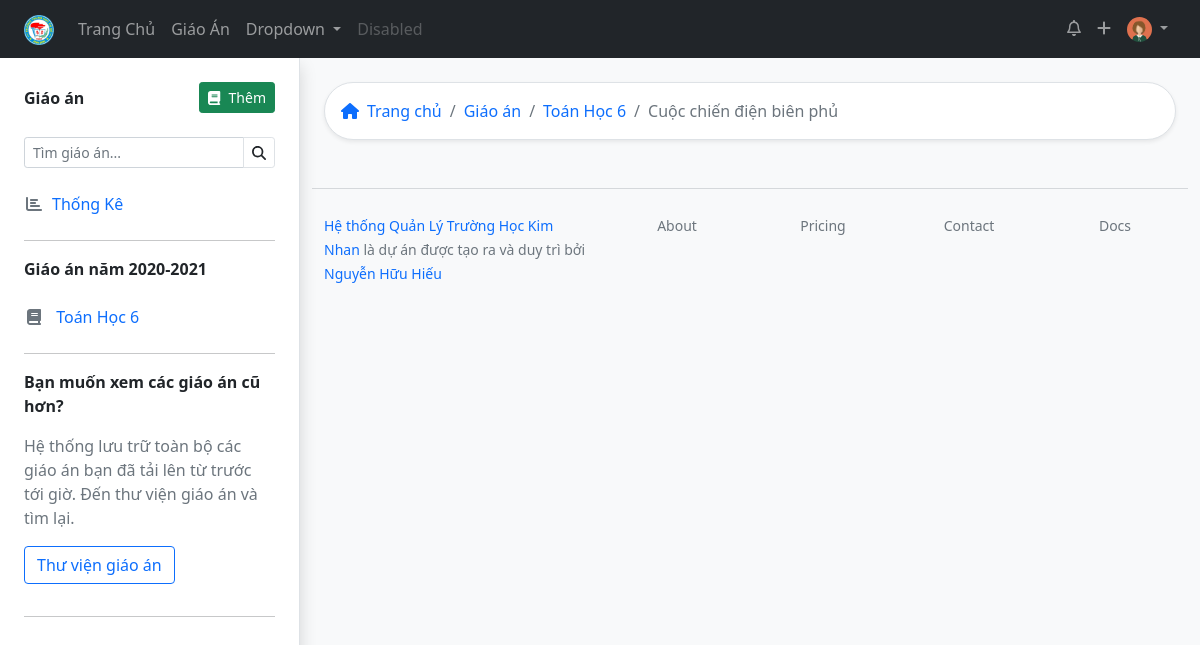
The app's page /lesson/2/ (signed in) with its own data.
### lessonmanagement/models.py (models this page shows, shortened)
class Teacher(models.Model):
    user = models.OneToOneField(User, on_delete=models.SET_NULL, blank=True, null=True, verbose_name="Tài khoản đăng nhập", help_text="Tài khoản đăng nhập viết liền không dấu. Ví dụ: nhhieu. Viết tắt của Nguyễn Hữu Hiếu. Nếu trùng họ tên thì thêm số vào sau, ví dụ nhhieu2")
    firstname = models.CharField("Họ",max_length=20, blank=True)
    lastname = models.CharField("Tên", max_length=20, blank=True)
    zalo_number = models.DecimalField(verbose_name="Số điện thoại",help_text="Số điện thoại có đăng ký zalo, sử dụng để nhận thông báo từ ban giám hiệu", max_digits=12, decimal_places=0,null=True, blank=True)
    birth_date = models.DateField("Ngày sinh", null=True, blank=True)
    SEX_CHOICES = [
    ('male', 'Nam'),
    ('female', 'Nữ')
    ]
    sex = models.CharField(verbose_name="Giới tính", max_length=6, choices=SEX_CHOICES, null=True, blank=True)
    main_subject = models.ForeignKey("Subject",on_delete=models.SET_NULL,null=True,blank=True, verbose_name="Chuyên môn chính")
    EDUCATION_LEVEL_CHOICES = [
        ('inter', 'Trung Cấp'),
        ('college', 'Cao Đẳng'),
        ('university', 'Đại Học'),
        ('master', 'Thạc Sĩ')
    ]
    education_level = models.CharField(max_length=20, choices=EDUCATION_LEVEL_CHOICES, null=True, blank=True)
    is_work = models.BooleanField("Có đang công tác",default=True, help_text="Tích vào ô nếu đang công tác tại trường, bỏ tích nếu đã nghỉ hưu hoặc chuyển sang đơn vị khác")
    def user_directory_path(instance, filename):
        return 'user_{0}/{1}'.format(instance.user.id, filename)
    avatar = models.ImageField("Ảnh đại diện", help_text = "Ảnh nên được crop về ảnh vuông để đạt được độ thẩm mỹ cao nhất",upload_to = user_directory_path, blank = True, null = True)
    def full_name(self):
        return ('%s %s') % (self.firstname, self.lastname)
    class Meta:
        verbose_name = "Giáo viên"
        verbose_name_plural = "Giáo viên"
    def lesson_list(self):
        return self.lesson_set.all()
    def subject_classyear_list(self):
        return self.subjectclassyear_set.filter(is_teach_now = True).order_by('subject__title').values('subject__title', 'classyear__startyear').distinct()

class SchoolAbstract(models.Model):
    title = models.CharField(max_length=50, verbose_name="Tiêu đề")
    description = models.CharField(max_length=200, verbose_name="Mô tả sơ lược", blank=True)
    cover = models.ImageField(upload_to="coverimages/", verbose_name="Ảnh bìa", null = True, blank = True)
    class Meta:
        abstract = True

class Subject(SchoolAbstract):
    group = models.ForeignKey("GroupSubject", related_name='subject123',on_delete=models.SET_NULL, null=True, blank=True, verbose_name='Bộ môn')
    subject_slug = models.SlugField(max_length=50, null=True, blank=True)
    class Meta:
        verbose_name = "Môn học"
        verbose_name_plural = "Môn học"

class Lesson(models.Model):
    title = models.CharField(max_length=200)
    upload_time = models.DateTimeField(auto_now_add=True)
    LEVEL_CHOICES = [
        (6, 6),
        (7, 7),
        (8, 8),
        (9, 9)
    ]
    level = models.IntegerField(choices=LEVEL_CHOICES)
    description = models.CharField(max_length=200, null=True, blank=True)
    teacher = models.ForeignKey(Teacher, on_delete=models.CASCADE)
    subject = models.ForeignKey(Subject, on_delete=models.CASCADE)
    start_number_lesson = models.IntegerField(help_text="Bài giảng này ở tiết số mấy")
    cout_number_lesson = models.IntegerField(help_text="Bài giảng này trong bao nhiêu tiết")
    STATUS_CHOICES = [
    ('pending', 'Chờ duyệt'),
    ('acept', 'Đã duyệt'),
    ('deny', 'Bị từ chối'),
    ]
    status = models.CharField(max_length=10, blank=True, choices=STATUS_CHOICES ,default='pending')
    checker = models.ForeignKey(Teacher, related_name="lesson_checker" ,on_delete=models.SET_NULL, null=True, blank=True)
    check_date = models.DateTimeField(auto_now=True)
    note_checker = models.CharField(max_length=200, blank=True)
    class Meta:
        verbose_name = "Giáo Án"
        verbose_name_plural = "Giáo Án"
        ordering = ["-upload_time"]

### lessonmanagement/views.py (the view)
# urls.py: path('lesson/<int:id>/', views.lesson, name="lesson"),
def lesson(request, id):
    try:
        lesson = Lesson.objects.filter(teacher=request.user.teacher.id).get(id = id)
    except Lesson.DoesNotExist:
        raise Http404("Lesson does not exist")
    return render(request, 'lesson.html', {'lesson': lesson})

### lessonmanagement/templatetags/lessonmanagement_extras.py (called while the page is built)
@register.filter
def classlevel(value):
    now = datetime.now()
    i = 0
    if (now.month < 9):
        i =  (now.year - value) + 5
    else:
        i = (now.year - value) + 6
    if i in [6,7,8,9]:
        return i
    else:
        return value

### lessonmanagement/templates/lesson.html
{% extends 'base_withsidebar.html' %}
{% block content %}
{% include 'breadcrumb/breadcrumb_lesson.html' %}
{% endblock %}

### lessonmanagement/templates/topnav.html (shortened to what this page needs)
      {% load static %}
      <nav class="navbar navbar-expand-lg navbar-dark bg-dark  ">
        <div class="container-fluid px-lg-4">
          <a class="navbar-brand" href="{% url 'index' %}"><img src="{% static 'imgs/logo_thcsanhson.png'%}" alt="" height="30px"></a>
          <div class="collapse navbar-collapse" id="navbarSupportedContent">
            <ul class="navbar-nav me-auto mb-2 mb-lg-0">
              <li class="nav-item">
                <a class="nav-link {% if request.path == '/' %} active {% endif %}" aria-current="page" href="{% url 'index' %}">Trang Chủ</a>
              </li>
              <li class="nav-item">
                <a class="nav-link {% if request.path == '/lessondashboard/' %} active {% endif %}" href="{% url 'lessondashboard' %}">Giáo Án</a>
              </li>
              <li class="nav-item dropdown">
                <a class="nav-link dropdown-toggle" href="#" id="navbarDropdown" role="button" data-bs-toggle="dropdown" aria-expanded="false">
                  Dropdown
                </a>
              </li>
              <li class="nav-item">
                <a class="nav-link disabled" href="#" tabindex="-1" aria-disabled="true">Disabled</a>
              </li>
            </ul>
            <ul class="navbar-nav  mb-2 mb-lg-0">
              <li class="nav-item">
                <a class="nav-link"  href="#"><i class="far fa-bell"></i></a>
              </li>
              <li class="nav-item">
                <a class="nav-link" href="#"><i class="fas fa-plus"></i></a>
              </li>
              <li class="nav-item dropdown">
                <a class="nav-link dropdown-toggle" href="#" id="navbarDropdown" role="button" data-bs-toggle="dropdown" aria-expanded="false">
                  <img src="{% if request.user.teacher.avatar %}{{ request.user.teacher.avatar.url }} {% endif %}" class="rounded-circle" alt="" height="25px">
                </a>
              </li>
            </ul>
          </div>
        </div>
      </nav>

### lessonmanagement/templates/sidebar.html (shortened to what this page needs)
{% load lessonmanagement_extras %}
{% with teacher=request.user.teacher %}
<div class="position-sticky top-0 start-0 pt-4">
    <div class="d-flex justify-content-between mb-4 align-items-center">
      <span class="fw-bold">Giáo án</span>
      <a href="{% url 'addlesson' %}" class="btn btn-success btn-sm  "><i class="fas fa-book me-2"></i>Thêm</a>
      </div>
      <form action="">
        <div class="input-group input-group-sm mb-3">
        <input type="search" class="form-control " list="datalistOptions" id="exampleDataList" placeholder="Tìm giáo án..." aria-describedby="button-addon2">
          <button class="btn border" type="submit" id="button-addon2"><i class="fas fa-search"></i></button>
        </div>
      </form>
      <div class="list-group">
        <a href="{% url 'lessondashboard' %}" class="list-group-item list-group-item-action border-0 text-primary ps-0 {% if request.path == '/lessondashboard/' %} fw-bold {% endif %}"><i class="fas fa-chart-bar me-2 text-muted  fa-fw "></i>Thống Kê</a>
        <hr >
        {% now "m" as current_month %}
        {% now "Y" as current_year %}
        {% if current_month|add:"0" < 9 %}
      <span class="fw-bold mb-3">Giáo án năm {{ current_year|add:'-1'}}-{{current_year }} </span>
      {% else %}
      <span class="fw-bold mb-3">Giáo án năm {{current_year }}-{{current_year|add:'1' }} </span>
       {% endif %}
        {% for i in teacher.subject_classyear_list %}
     <a href="{% url 'lessons_subject_level' i.subject__title|slugify i.classyear__startyear %}" class="list-group-item list-group-item-action border-0 text-primary ps-0"><i class="fas fa-book fa-fw me-2 text-muted"></i> {{ i.subject__title }} {{ i.classyear__startyear|classlevel }} </a>
        {% endfor %}
        <hr>
        <span class="fw-bold mb-3">Bạn muốn xem các giáo án cũ hơn?</span>
        <p class="text-muted pe-3">Hệ thống lưu trữ toàn bộ các giáo án bạn đã tải lên từ trước tới giờ. Đến thư viện giáo án và tìm lại.</p>
      </div>
      <a href="{% url 'alllessons' %}" class="btn btn-outline-primary mb-3">Thư viện giáo án </a>
      <hr>
    </div>
  {% endwith %}

### lessonmanagement/templates/breadcrumb/breadcrumb_lesson.html
<div class="bg-white border shadow-sm p-3 rounded-pill mb-4">
    <nav aria-label="breadcrumb">
      <ol class="breadcrumb m-0 ">
        <li class="breadcrumb-item"><a href="{% url 'index' %}" class="text-decoration-none"><i class="fas fa-home me-2"></i>Trang chủ</a></li>
        <li class="breadcrumb-item"> <a href="{% url 'alllessons' %}" class="text-decoration-none">Giáo án</a></li>
        <li class="breadcrumb-item "> <a href="{% url 'lessons_subject_level' lesson.subject.subject_slug lesson.level %}" class="text-decoration-none">{{ lesson.subject.title }} {{ lesson.level }}</a></li>
        <li class="breadcrumb-item active" aria-current="page"> {{ lesson.title }}</li>
      </ol>
    </nav>
  </div>

### records on screen
Subject: subject__title "Toán Học", classyear__startyear|classlevel "6"
Lesson: subject "Toán Học", level "6", title "Cuộc chiến điện biên phủ"

### other values on screen
{{ current_year|add:'-1' }} "2020"
{{ current_year }} "2021"
